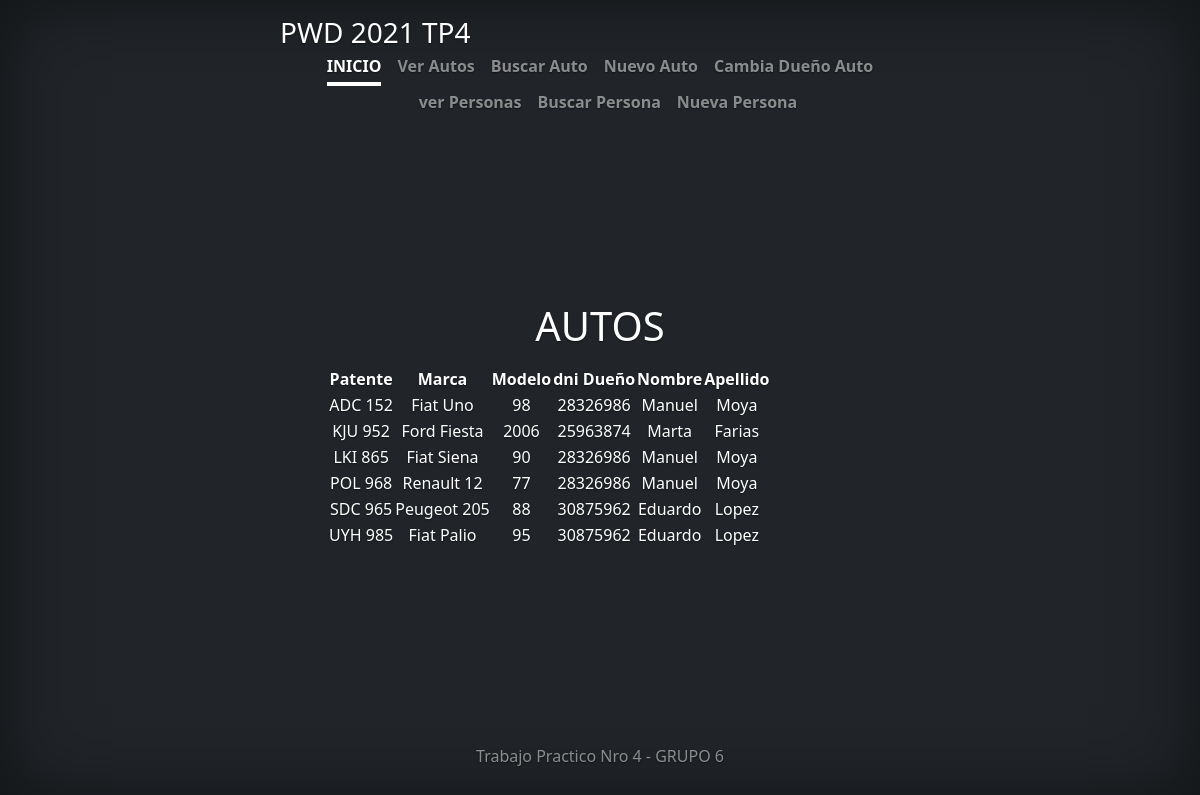
The page /vista/ejercicios/verAutos.php on the database its author committed.
### tables this page shows
CREATE TABLE `auto` (
  `Patente` varchar(10) NOT NULL,
  `Marca` varchar(50) NOT NULL,
  `Modelo` int(11) NOT NULL,
  `DniDuenio` varchar(10) NOT NULL,
  PRIMARY KEY  (`Patente`)
);

CREATE TABLE `persona` (
  `NroDni` varchar(10) NOT NULL,
  `Apellido` varchar(50) NOT NULL,
  `Nombre` varchar(50) NOT NULL,
  `fechaNac` date NOT NULL default '0000-00-00',
  `Telefono` varchar(20) NOT NULL,
  `Domicilio` varchar(200) NOT NULL,
  PRIMARY KEY  (`NroDni`)
);

### util/funciones.php (called while the page is built, shortened)
<?php
spl_autoload_register(function ($class_name){
    $directorys = array(
        $_SESSION['ROOT'].'Modelo/',
        $_SESSION['ROOT'].'Modelo/conector/',
        $_SESSION['ROOT'].'Modelo/orm/',
        $_SESSION['ROOT'].'Control/',
    );
})
?>

### modelo/orm/tablaAuto.php (called while the page is built, shortened)
<?php
class TablaAuto {
    private $patente;
    private $marca;
    private $modelo;
    private $objPersona;
    public function __construct(){
        $this->patente="";
        $this->marca="";
        $this->modelo="";
    }
    public function getPatente(){
        return $this->patente;
    }
    public function setPatente($patente){
        $this->patente = $patente;
    }
    public function getMarca(){
        return $this->marca;
    }
    public function setMarca($marca){
        $this->marca = $marca;
    }
    public function getModelo(){
        return $this->modelo;
    }
    public function setModelo($modelo){
        $this->modelo = $modelo;
    }
    public function getObjPersona(){
        return $this->objPersona;
    }
    public function setObjPersona($objPersona){
        $this->objPersona = $objPersona;
    }
    public static function listar($parametro=""){
        $arreglo = array();
        $base=new BaseDatos();
        $sql="SELECT * FROM auto ";
        if ($parametro!="") {
            $sql.='WHERE '.$parametro;
        }
        $res = $base->Ejecutar($sql);
        if($res>-1){
            if($res>0){
                while ($row = $base->Registro()){
                    $obj= new TablaAuto();
                    $obj->setear($row['Patente'], $row['Marca'], $row['Modelo'], $row['DniDuenio']);
                    array_push($arreglo, $obj);
                }
            }
        } else {
            $this->setmensajeoperacion("tablaAuto->listar: ".$base->getError());
        }
        return $arreglo;
    }
}
?>

### modelo/conector/BaseDatos.php (called while the page is built, shortened)
<?php
class BaseDatos extends PDO {
  	private $indice;
  	private $resultado;
    public function __construct(){
        $this->indice =0;
    }
    public function setSQL($e){
        return "\n".$this->sql = $e;
    }
    public function Ejecutar($sql){
        if ( stristr($sql,"select")){
            $resp =  $this->EjecutarSelect($sql);
        }
        return $resp;
   }
   private function EjecutarSelect($sql){
       $cant = -1;
       $resultado=parent::query($sql);
       if(!$resultado){
           $this->analizarDebug();
       }else {
          $arregloResult = $resultado->fetchAll();
          $cant = count($arregloResult);
       }
       return $cant;
   }
   public function Registro() {
       $filaActual = false;
       $indiceActual = $this->getIndice();
       if ($indiceActual>=0) {
           $filas = $this->getResultado();
           if($indiceActual<count($filas)){
               $filaActual =  $filas[$indiceActual];
           }else {
               $this->setIndice(-1);
           }
       }
       return $filaActual;
   }
   private function setIndice ($valor){
       $this->indice = $valor;
   }
   private function getIndice (){
       return $this->indice;
   }
   private function setResultado($valor){
       $this->resultado = $valor;
   }
   private function getResultado(){
      return $this->resultado;
   }
}

### control/abmTablaAuto.php (called while the page is built, shortened)
<?php
class AbmTablaAuto{
    public function buscar($param){
        $where = " true ";
        $arreglo = TablaAuto::listar($where);
        return $arreglo;
    }
}
?>

### modelo/orm/tablaPersona.php (called while the page is built, shortened)
<?php
class TablaPersona {
    private $nroDni;
    private $apellido;
    private $nombre;
    public function __construct(){
        $this->nroDni="";
        $this->apellido="";
        $this->nombre="";
    }
    public function getDni(){
        return $this->nroDni;
    }
    public function setDni($nroDni){
        $this->nroDni = $nroDni;
    }
    public function getApellido(){
        return $this->apellido;
    }
    public function setApellido($apellido){
        $this->apellido = $apellido;
    }
    public function getNombre(){
        return $this->nombre;
    }
    public function setNombre($nombre){
        $this->nombre = $nombre;
    }
    public static function listar($parametro){
        $arreglo = array();
        $base=new BaseDatos();
        $sql="SELECT * FROM persona ";
        if ($parametro) {
            $sql.='WHERE '.$parametro;
        }
        $res = $base->Ejecutar($sql);
        if($res>-1){
            if($res>0){
                while ($row = $base->Registro()){
                    $obj= new TablaPersona();
                    $obj->setear($row['NroDni'], $row['Apellido'], $row['Nombre'], $row['fechaNac'], $row['Telefono'], $row['Domicilio']);
                    array_push($arreglo, $obj);
                }
            }
        } else {
            $this->setmensajeoperacion("tablaPersona->listar: ".$base->getError());
        }
        return $arreglo;
    }
}
?>

### control/abmTablaPersona.php (called while the page is built, shortened)
<?php
class AbmTablaPersona{
    public function buscar($param){
        $where = " true ";
        $arreglo = TablaPersona::listar($where);
        return $arreglo;
    }
}
?>

### vista/ejercicios/verAutos.php (the view, shortened to what this page needs)
<?php
include_once("../estructura/cabecera.php");
$objAbmAutos = new AbmTablaAuto();
$objAbmPersonas = new AbmTablaPersona();
$listaAutos = $objAbmAutos->buscar(null);
$listaPersonas = $objAbmPersonas->buscar(null);
?>
 <main class="px-5">
    <h1>AUTOS</h1>
    <p class="lead">
    <table >
                <?php
        echo
        '<tr>
            <th>Patente</th><th>Marca</th><th>Modelo</th><th>dni Dueño</th><th>Nombre</th><th>Apellido</th>
        </tr>';
        if( count($listaAutos)>0 && count($listaPersonas)>0){
            foreach ($listaAutos as $objetos) {
                foreach($listaPersonas as $objP){
                    $nombre = $objP->getNombre();
                    $apellido = $objP->getApellido();
                    $dni = $objP->getDni();
                    if($dni == $objetos->getObjPersona()){
                        echo
                        '<tr>
                            <td>'.$objetos->getPatente().'</td>
                            <td>'.$objetos->getMarca().'</td>
                            <td>'.$objetos->getModelo().'</td>
                            <td>'.$objetos->getObjPersona().'</td>
                            <td>'.$nombre.'</td>
                            <td>'.$apellido.'</td>
                        </tr>';
                    }
                }
            }
        }else{
            echo 'No hay autos cargados.';
        }
        ?>
        </table>
        </p>
    </main>
        <?php
        include_once("../estructura/pie.php");
        ?>

### vista/estructura/cabecera.php (shortened to what this page needs)
<!doctype html>
<html lang="en" class="h-100">
  <head>
<link href="../css/bootstrap.min.css" rel="stylesheet">
    <link href="../css/cover.css" rel="stylesheet">
  </head>
  <body class="d-flex h-100 text-center text-white bg-dark">
<div class="cover-container d-flex w-100 h-100 p-3 mx-auto flex-column">
  <header class="mb-auto">
    <div>
      <h3 class="float-md-start mb-0">PWD 2021 TP4</h3>
      <nav class="nav nav-masthead justify-content-center float-md-end">
        <a class="nav-link active" aria-current="page" href="../index/index.php">INICIO</a>
        <a class="nav-link" href="../ejercicios/verAutos.php">Ver Autos</a>
        <a class="nav-link" href="../ejercicios/buscarAuto.php">Buscar Auto</a>
        <a class="nav-link" href="../ejercicios/NuevoAuto.php">Nuevo Auto</a>
        <a class="nav-link" href="../ejercicios/cambioDuenio.php">Cambia Dueño Auto</a>
        <a class="nav-link" href="../ejercicios/verPersonas.php">ver Personas</a>
        <a class="nav-link" href="../ejercicios/buscarPersona.php">Buscar Persona</a>
        <a class="nav-link" href="../ejercicios/nuevaPersona.php">Nueva Persona</a>
      </nav>
    </div>
  </header>

### vista/estructura/pie.php
<footer class="mt-auto text-white-50">
    <p>Trabajo Practico Nro 4 - GRUPO 6 </p>
  </footer>
</div>
  </body>
</html>

### vista/css/cover.css (style rules this page uses)
body { text-shadow: 0 .05rem .1rem rgba(0, 0, 0, .5); box-shadow: inset 0 0 5rem rgba(0, 0, 0, .5); }
.cover-container { max-width: 42em; }
.nav-masthead .nav-link { padding: .25rem 0; font-weight: 700; color: rgba(255, 255, 255, .5); background-color: transparent; border-bottom: .25rem solid transparent; }
.nav-masthead .nav-link + .nav-link { margin-left: 1rem; }
.nav-masthead .active { color: #fff; border-bottom-color: #fff; }

### rows shown on the page
auto: Patente "ADC 152", Marca "Fiat Uno", Modelo "98", DniDuenio "28326986"
persona: Nombre "Manuel", Apellido "Moya"
auto: Patente "KJU 952", Marca "Ford Fiesta", Modelo "2006", DniDuenio "25963874"
persona: Nombre "Marta", Apellido "Farias"
auto: Patente "LKI 865", Marca "Fiat Siena", Modelo "90", DniDuenio "28326986"
auto: Patente "POL 968", Marca "Renault 12", Modelo "77", DniDuenio "28326986"
auto: Patente "SDC 965", Marca "Peugeot 205", Modelo "88", DniDuenio "30875962"
persona: Nombre "Eduardo", Apellido "Lopez"
auto: Patente "UYH 985", Marca "Fiat Palio", Modelo "95", DniDuenio "30875962"
